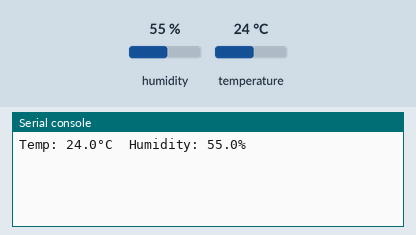
Bench run of a program on a simulated CircuitPython board. Parts: the last lines printed to the serial console. The inputs (shaded band) are chosen by the test bench; at power-on: humidity 55 %, temperature 24 °C.

Above: at 1.2 s.
1.3 s: humidity set to 22 %
At 3.9 s:
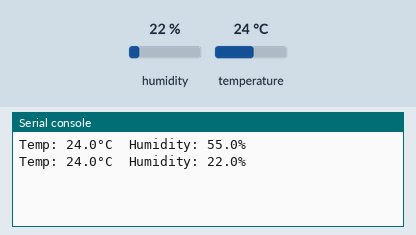
4.3 s: temperature set to 12 °C
At 5.2 s:
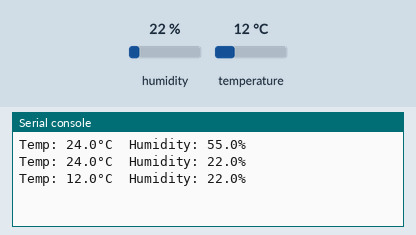
7.3 s: humidity set to 40 %
At 10.0 s:
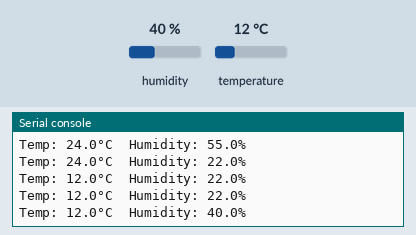
Timing chart, 0 to 11.5 s (numbered marks = the images above; inputs shaded):
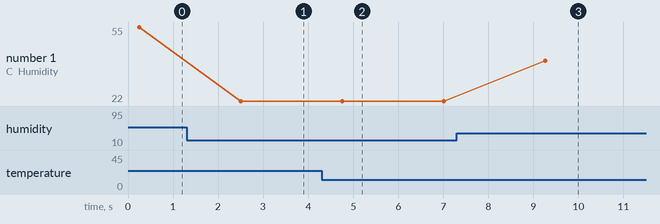

The program:

HumiditySensor.py
```python
import time
import board
import adafruit_dht

# Define the DHT11 pin (change D2 to your pin)
dht_pin = board.D2
dht = adafruit_dht.DHT11(dht_pin)

while True:
    try:
        # Read temperature and humidity
        temperature = dht.temperature  # °C
        humidity = dht.humidity  # %

        if temperature is not None and humidity is not None:
            print(f"Temp: {temperature:.1f}°C  Humidity: {humidity:.1f}%")
        else:
            print("Failed to read sensor")

    except RuntimeError as e:
        print(f"Error reading DHT11: {e}")

    time.sleep(2)  # DHT11 requires a delay between readings
```

Measured:
- after the input at 1.3 s, the serial console: prints a new line after 1.2 s (image 1)
- after the input at 4.3 s, the serial console: prints a new line after 0.46 s (image 2)
- after the input at 7.3 s, the serial console: prints a new line after 2.0 s (image 3)
- plotted number 1: 55 → 22 after the input at 1.3 s, 22 → 40 after the input at 7.3 s
